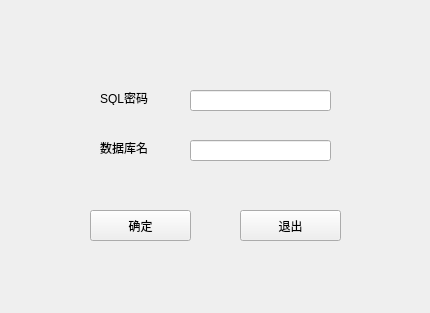
<?xml version="1.0" encoding="UTF-8"?>
<ui version="4.0">
 <class>Form</class>
 <widget class="QWidget" name="Form">
  <property name="geometry">
   <rect>
    <x>0</x>
    <y>0</y>
    <width>430</width>
    <height>313</height>
   </rect>
  </property>
  <property name="windowTitle">
   <string>MYSQL login</string>
  </property>
  <widget class="QPushButton" name="pushButton">
   <property name="geometry">
    <rect>
     <x>90</x>
     <y>210</y>
     <width>101</width>
     <height>31</height>
    </rect>
   </property>
   <property name="text">
    <string>确定</string>
   </property>
  </widget>
  <widget class="QPushButton" name="pushButton_2">
   <property name="geometry">
    <rect>
     <x>240</x>
     <y>210</y>
     <width>101</width>
     <height>31</height>
    </rect>
   </property>
   <property name="text">
    <string>退出</string>
   </property>
  </widget>
  <widget class="QLineEdit" name="pw">
   <property name="geometry">
    <rect>
     <x>190</x>
     <y>90</y>
     <width>141</width>
     <height>21</height>
    </rect>
   </property>
  </widget>
  <widget class="QLineEdit" name="lineEdit_2">
   <property name="geometry">
    <rect>
     <x>190</x>
     <y>140</y>
     <width>141</width>
     <height>21</height>
    </rect>
   </property>
  </widget>
  <widget class="QLabel" name="label">
   <property name="geometry">
    <rect>
     <x>100</x>
     <y>140</y>
     <width>72</width>
     <height>15</height>
    </rect>
   </property>
   <property name="text">
    <string>数据库名</string>
   </property>
  </widget>
  <widget class="QLabel" name="label_2">
   <property name="geometry">
    <rect>
     <x>100</x>
     <y>90</y>
     <width>72</width>
     <height>15</height>
    </rect>
   </property>
   <property name="text">
    <string>SQL密码</string>
   </property>
  </widget>
 </widget>
 <resources/>
 <connections/>
</ui>
